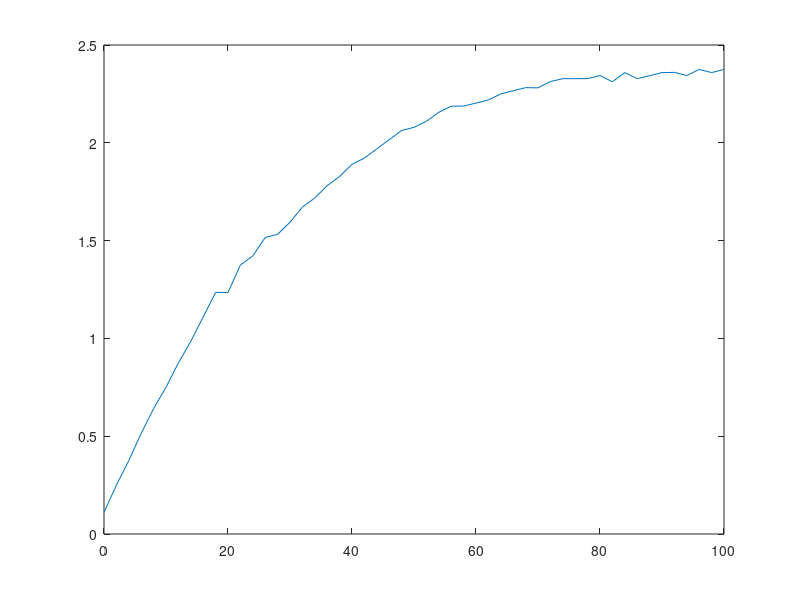

MATLAB code to generate this figure:
%SIZE 200 ; 100 NODOS EN C/PARTICION ; MOVILES AUMENTANDO DE 0 A 100 EN PASOS DE A 2 ; PORCENTAJE DE EJES: 50%
y = [0.109999895096
0.25
0.375
0.515000104904
0.641000032425
0.75
0.875
0.984999895096
1.1099998951
1.23500013351
1.2349998951
1.375
1.42199993134
1.51599979401
1.53200006485
1.59400010109
1.67100000381
1.71799993515
1.78100013733
1.82799983025
1.8900001049
1.92199993134
1.96900010109
2.01600003242
2.06299996376
2.07899999619
2.1099998951
2.15599989891
2.18700003624
2.18799996376
2.20300006866
2.21900010109
2.25
2.26600003242
2.28200006485
2.28100013733
2.31299996376
2.32799983025
2.32799983025
2.32800006866
2.34400010109
2.31200003624
2.35899996758
2.32799983025
2.34299993515
2.35899996758
2.3599998951
2.34400010109
2.375
2.35899996758
2.375
];

x = [0
2
4
6
8
10
12
14
16
18
20
22
24
26
28
30
32
34
36
38
40
42
44
46
48
50
52
54
56
58
60
62
64
66
68
70
72
74
76
78
80
82
84
86
88
90
92
94
96
98
100
];plot(x,y)